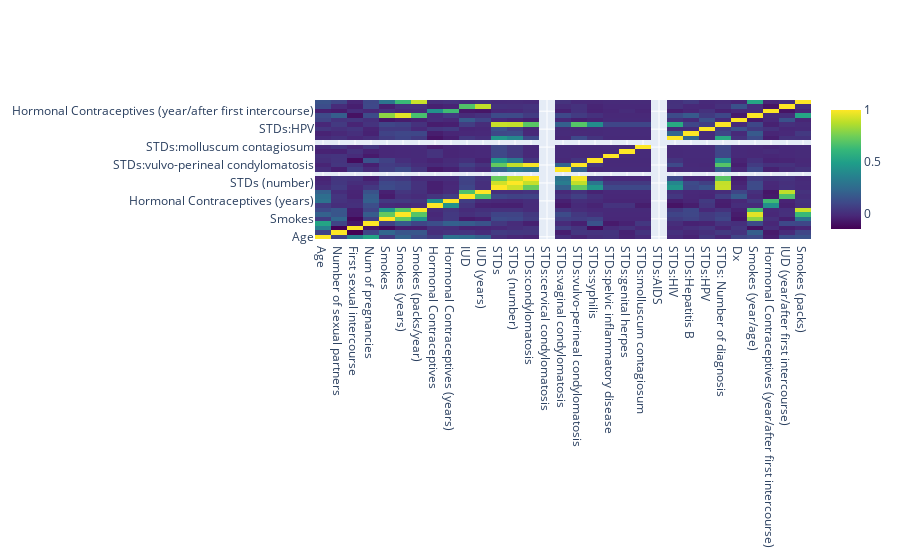

Source (notebook cell):
### Markdown cell above
### 1. Feature Correlation

### Code cell
# Feature correlations within them
df_feature = df.drop(['target'],axis=1)
df_corr1 = df_feature.corr()
corr = go.Heatmap(x=df_corr1.columns,y=df_corr1.columns,z=df_corr1,type='heatmap',colorscale='Viridis')
data = [corr]
fig = go.Figure(data=data)
fig.show()

### Figure 1 — Plotly figure (JSON) as saved in the notebook; plotly's stock layout.template omitted (floating-point values rounded to 4 significant figures; data arrays with more than 128 entries replaced by an {"elided": "..."} marker saying what was removed)
{"data": [{"colorscale": [[0, "#440154"], [0.1111, "#482878"], [0.2222, "#3e4989"], [0.3333, "#31688e"], [0.4444, "#26828e"], [0.5556, "#1f9e89"], [0.6667, "#35b779"], [0.7778, "#6ece58"], [0.8889, "#b5de2b"], [1, "#fde725"]], "type": "heatmap", "x": ["Age", "Number of sexual partners", "First sexual intercourse", "Num of pregnancies", "Smokes", "Smokes (years)", "Smokes (packs/year)", "Hormonal Contraceptives", "Hormonal Contraceptives (years)", "IUD", "IUD (years)", "STDs", "STDs (number)", "STDs:condylomatosis", "STDs:cervical condylomatosis", "STDs:vaginal condylomatosis", "STDs:vulvo-perineal condylomatosis", "STDs:syphilis", "STDs:pelvic inflammatory disease", "STDs:genital herpes", "STDs:molluscum contagiosum", "STDs:AIDS", "STDs:HIV", "STDs:Hepatitis B", "STDs:HPV", "STDs: Number of diagnosis", "Dx", "Smokes (year/age)", "Hormonal Contraceptives (year/after first intercourse)", "IUD (year/after first intercourse)", "Smokes (packs)"], "y": ["Age", "Number of sexual partners", "First sexual intercourse", "Num of pregnancies", "Smokes", "Smokes (years)", "Smokes (packs/year)", "Hormonal Contraceptives", "Hormonal Contraceptives (years)", "IUD", "IUD (years)", "STDs", "STDs (number)", "STDs:condylomatosis", "STDs:cervical condylomatosis", "STDs:vaginal condylomatosis", "STDs:vulvo-perineal condylomatosis", "STDs:syphilis", "STDs:pelvic inflammatory disease", "STDs:genital herpes", "STDs:molluscum contagiosum", "STDs:AIDS", "STDs:HIV", "STDs:Hepatitis B", "STDs:HPV", "STDs: Number of diagnosis", "Dx", "Smokes (year/age)", "Hormonal Contraceptives (year/after first intercourse)", "IUD (year/after first intercourse)", "Smokes (packs)"], "z": {"elided": "31x31 float values"}}], "layout": {}}
